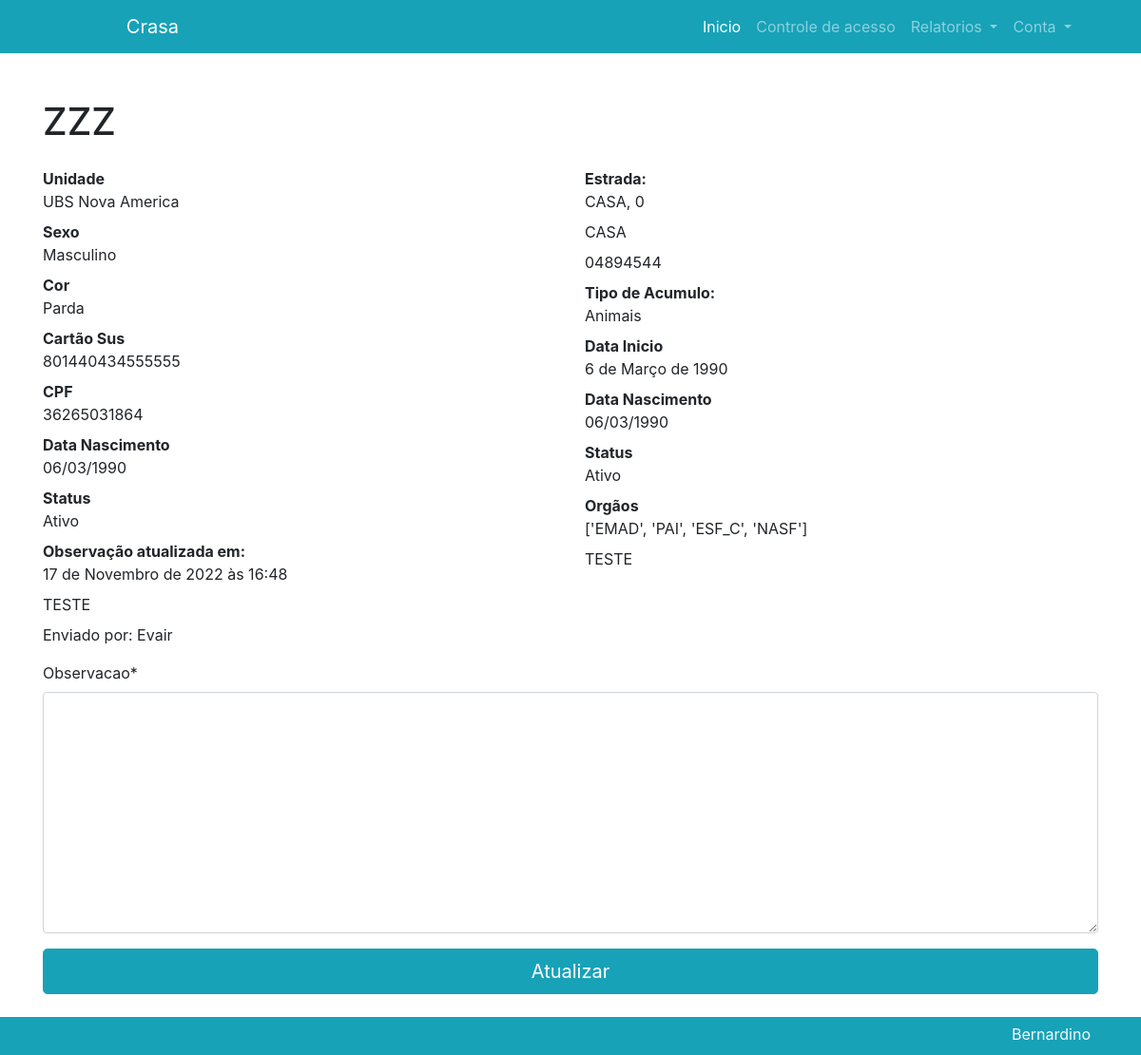
Screenshot of /detal/1 (signed in) with the database file from the repository.
### usuario/models.py (models this page shows, shortened)
class Formulario(models.Model):
    prefeitura = models.ForeignKey(Prefeitura, on_delete=models.SET_NULL, null=True)
    supervisao = models.ForeignKey(Supervisao, on_delete=models.SET_NULL, null=True)
    unidade = models.ForeignKey(Unidade, on_delete=models.SET_NULL, null=True)
    iniciais = models.CharField(max_length=40, null=True)
    sexo = models.CharField(max_length=10, default=None, choices= (('Feminino', 'feminino'),('Masculino', 'masculino'),))
    Color = (
        ('Branca', 'branca'),
        ('Parda', 'parda'),
        ('Preta', 'preta'),
        ('Amarela', 'amarela'),
        ('Indigena', 'indigena'),
    )
    cor = models.CharField(max_length=10, default=None, choices=Color)
    cns = models.CharField(max_length=15, null=True, blank=True)
    cpf = models.CharField(max_length=11,null=True, blank=True)
    ni = models.BooleanField(default=False, verbose_name='Data Nascimento não Informada')
    dnasc = models.DateField(blank=True,null=True)
    Endereco = (
        ('Rua', 'rua'),
        ('Estrada', 'est'),
        ('Avenida', 'av'),
    )
    log =  models.CharField(max_length=10,default=None, choices=Endereco)
    end = models.CharField(max_length=255)
    numero = models.PositiveIntegerField(default=0)
    complemento = models.CharField(max_length=80, null=True)
    cep = models.CharField(max_length=9, null=True)
    responsavel = models.CharField(max_length=55, null=True)
    tipo = models.CharField(max_length=10, default='materiais', choices= (('Materiais', 'materiais'),('Animais', 'animais'),('Ambos', 'ambos')))
    dtinicio = models.DateField(blank=True,null=True)
    situacao = models.CharField(max_length=10, default='ativo', choices= (('Ativo', 'ativo'),('Inativo', 'inativo')))
    orgaos = models.CharField(max_length=180, null=True)
    outros = models.CharField(verbose_name='Outros Orgãos', blank='True', max_length= 40)

class Observacao(models.Model):
    observacao = models.TextField()
    formulario_observacao = models.ForeignKey(Formulario, on_delete=models.CASCADE)
    data_observacao = models.DateTimeField(default=timezone.now)
    usuario_observacao = models.ForeignKey(User, on_delete=models.DO_NOTHING)

### unidade/models.py (models this page shows)
class Unidade(models.Model):
    nome = models.CharField(max_length=80, null=True)
    supervisao = models.ForeignKey('Supervisao', on_delete=models.SET_NULL, null=True)
    def __str__(self):
        return self.nome

### usuario/views.py (the view)
# urls.py: path('detal/<int:contato_id>', views.ver_contato, name="detalhes"),
@login_required
def ver_contato(request, contato_id):
    contexto = {
        'contato': models.Formulario.objects.get(id=contato_id),
        'observacao': models.Observacao.objects.filter(formulario_observacao_id=contato_id),
        'observacaoform': forms.ObservacaoForm(data=request.POST or None),
        }
    observacaoform = contexto['observacaoform']
    contato = contexto['contato']
    usuario = get_object_or_404(User, username=request.user.username)
    if request.method == 'POST':
        observacao = observacaoform.save(commit=False)
        observacao.formulario_observacao = contato
        observacao.usuario_observacao = usuario
        observacao.save()
    return render(request, 'formulario/detalhes.html', contexto)

### usuario/forms.py
class ObservacaoForm(forms.ModelForm):
  class Meta:
    model = models.Observacao
    fields = ('observacao',)

### usuario/templates/formulario/detalhes.html (shortened to what this page needs)
{% extends 'base.html' %}
{% load crispy_forms_tags %}
{% block content %}
  <div class="container">
    <h1 class="mt-5" >{{contato.iniciais}}</h1>
    <div class="row">
      <div class="col-6 mt-3">
        <dl>
          <dt>Unidade</dt>
          <dd>{{contato.unidade}}</dd>
          <dt>Sexo</dt>
          <dd>{{contato.sexo}}</dd>
          <dt>Cor</dt>
          <dd>{{contato.cor}}</dd>
          <dt>Cartão Sus</dt>
          <dd>{{contato.cns}}</dd>
          <dt>CPF</dt>
          <dd>{{contato.cpf}}</dd>
          <dt>Data Nascimento</dt>
          <dd>{{contato.dnasc|date:'d/m/Y'}}</dd>
          <dt>Status</dt>
          <dd>{{contato.situacao}}</dd>
          {% for p in observacao %}
            <dt>Observação atualizada em: </dt>
            <dd>{{p.data_observacao}}</dd>
            <dd>{{p.observacao}}</dd>
            <dd>Enviado por: {{p.usuario_observacao.first_name}} {{observacao.usuario_observacao.last_name}} </dd>
          {% endfor %}
        </dl>
      </div>
      <div class="col-6 mt-3">
      <dl>
        <dt>{{contato.log}}:</dt>
        <dd>{{contato.end}}, {{contato.numero}}</dd>
        <dd>{{contato.complemento}}</dd>
        <dd>{{contato.cep}}</dd>
        <dt>Tipo de Acumulo:</dt>
        <dd>{{contato.tipo}}</dd>
        <dt>Data Inicio</dt>
        <dd>{{contato.dtinicio}}</dd>
        <dt>Data Nascimento</dt>
        <dd>{{contato.dnasc|date:'d/m/Y'}}</dd>
        <dt>Status</dt>
        <dd>{{contato.situacao}}</dd>
        <dt>Orgãos</dt>
        <dd>{{contato.orgaos}}</dd>
        <dd>{{contato.outros}}</dd>
      </dl>
      </div>
    </div>
    <form action="" method="POST">
      {{ observacaoform|crispy }}
        <div class="row">
          <div class="col mb-4">
            <button type="submit" class='btn btn-primary btn-block btn-lg'>Atualizar</button>
          </div>
        </div>
      </form>
  </div>
{% endblock %}

### static/assets/custom/css/rest.css (style rules this page uses)
html, body, div, span, applet, object, iframe, h1, h2, h3, h4, h5, h6, p, blockquote, pre, a, abbr, acronym, address, big, cite, code, del, dfn, em, img, ins, kbd, q, s, samp, small, strike, strong, sub, sup, tt, var, b, u, i, center, dl, dt, dd, ol, ul, li, fieldset, form, label, legend, table, caption, tbody, tfoot, thead, tr, th, td, article, aside, canvas, details, embed, figure, figcaption, footer, header, hgroup, menu, nav, output, ruby, section, summary, time, mark, audio, video { margin: 0; padding: 0; border: 0; font-size: 100%; font: inherit; vertical-align: baseline; }
body { line-height: 1; }

### static/assets/custom/css/style.css (style rules this page uses)
.form-group textarea { width: 100%; }

### rows the page displays
Formulario: iniciais "ZZZ", unidade "UBS Nova America", sexo "Masculino", cor "Parda", cns "801440434555555", cpf "36265031864", dnasc "06/03/1990", situacao "Ativo", log "Estrada", end "CASA", numero "0", complemento "CASA", cep "04894544", tipo "Animais", dtinicio "6 de Março de 1990", orgaos "['EMAD', 'PAI', 'ESF_C', 'NASF']", outros "TESTE"
Observacao: data_observacao "17 de Novembro de 2022 às 16:48", observacao "TESTE", usuario_observacao.first_name "Evair"
